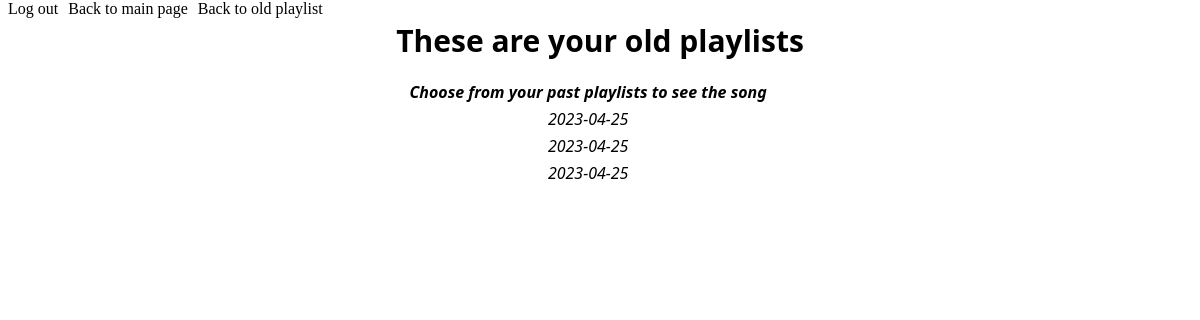
Before: /oldPlaylist with the older database file.
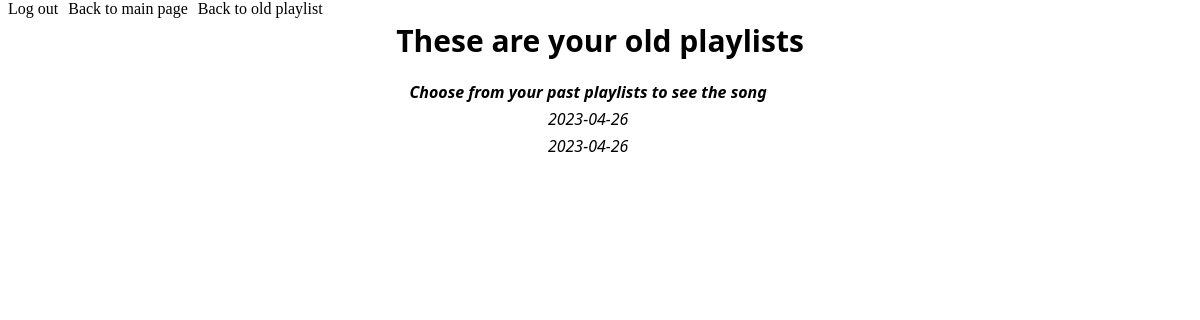
After: the same page with the newer database file.
### tables this page shows
CREATE TABLE playlists (
            playlist_id varchar(255),
            date_column DATE,
            PRIMARY KEY (playlist_id)
            );

### app.py (the view)
@app.route("/oldPlaylist" , methods=['GET', 'POST'])
def oldPlaylist():
    if request.method == 'POST':
        playlist_id = request.form.get('playlist_id')
        cursor.execute("SELECT name FROM playlist_songs WHERE playlist_id = '{0}'".format(playlist_id))
        songs = cursor.fetchall()
        cursor.execute("SELECT name FROM playlist_artists WHERE playlist_id = '{0}'".format(playlist_id))
        artist = cursor.fetchall()
        print(songs)
        print(artist)
        return render_template('oldPlaylist.html', songs=songs, artist=artist, message="Here is your old playlist")
    else:
        cursor.execute("SELECT date_column, playlist_id FROM playlists") # Shows all previous albums to choose from
        playlists = cursor.fetchall()
        return render_template('oldPlaylist.html', playlists=playlists, message="These are your old playlists")

### templates/oldPlaylist.html (shortened to what this page needs)
<!DOCTYPE html>
<html>
    <head>
        <link rel="stylesheet" type="text/css" href="{{ url_for('static', filename='css/main.css') }}">
    </head>
    <body>
        {% if message %}
            <h1 class="TitleHeader">{{message}}</h1>
        {% endif%}
        <div class="navbar">
            <div class="logout-container">
                    <form method="POST", action="/logout">
                        <div class="logout-item">
                            <a href="/logout">Log out</a></li>
                        </div>
                    </form>
                    <div class="logout-item">
                            <a href="/getPlaylist">Back to main page</a></li>
                    </div>
                    <div class="logout-item">
                        <a href="/oldPlaylist">Back to old playlist</a></li>
                    </div>
            </div>
        </div>
        {% if playlists %}
            <div class="listContainer">
                <ul class="ul1">
                    Choose from your past playlists to see the song
                    {% for playlist in playlists %}
                        <form method="POST", action="/oldPlaylist">
                            <li class="li1" onclick="this.parentNode.submit();">
                                {{ playlist[0] }}
                            </li>
                        </form>
                    {% endfor %}
                </ul>
            </div>
        {% endif%}
    </body>
</html>

### static/css/main.css (style rules this page uses)
body { background: url(https://miro.medium.com/v2/resize:fit:1400/format:webp/1*SPYhnNnAFNDdZ-Z5cQWmdw.jpeg) no-repeat center center fixed; -webkit-background-size: cover; -moz-background-size: cover; -o-background-size: cover; background-size: cover; }
.TitleHeader { font-weight: ; word-wrap: normal; border: 0px; padding: 0; margin-bottom: 20px; font-weight: 800; text-align: center; font-size: 30px; font-family: system-ui, -apple-system, BlinkMacSystemFont, 'Segoe UI', Roboto, Oxygen, Ubuntu, Cantarell, 'Open Sans', 'Helvetica Neue', sans-serif; }
a { color: black; text-decoration: none; transition: 0.2s ease-in-out; font-size: 16px; }
ul { list-style-type: none; margin: 0; padding: 0; }
ul { position: absolute; top: 0; }
.logout-container { display: flex; position: absolute; justify-content: space-between; top: 0; margin: 0; padding: 0; }
.logout-item { margin-right: 10px; }
.ul1 { width: 98%; font-style: italic; position: relative; font-weight: 800; font-family: system-ui, -apple-system, BlinkMacSystemFont, 'Segoe UI', Roboto, Oxygen, Ubuntu, Cantarell, 'Open Sans', 'Helvetica Neue', sans-serif; }
.li1 { font-weight: 500; font-family: system-ui, -apple-system, BlinkMacSystemFont, 'Segoe UI', Roboto, Oxygen, Ubuntu, Cantarell, 'Open Sans', 'Helvetica Neue', sans-serif; margin: 5px 0 5px; }
.listContainer { display: flex; text-align: center; }

Changed rows visible on the page:
removed playlists: date_column "2023-04-25"
removed playlists: date_column "2023-04-25"
removed playlists: date_column "2023-04-25"
added playlists: date_column "2023-04-26"
added playlists: date_column "2023-04-26"
